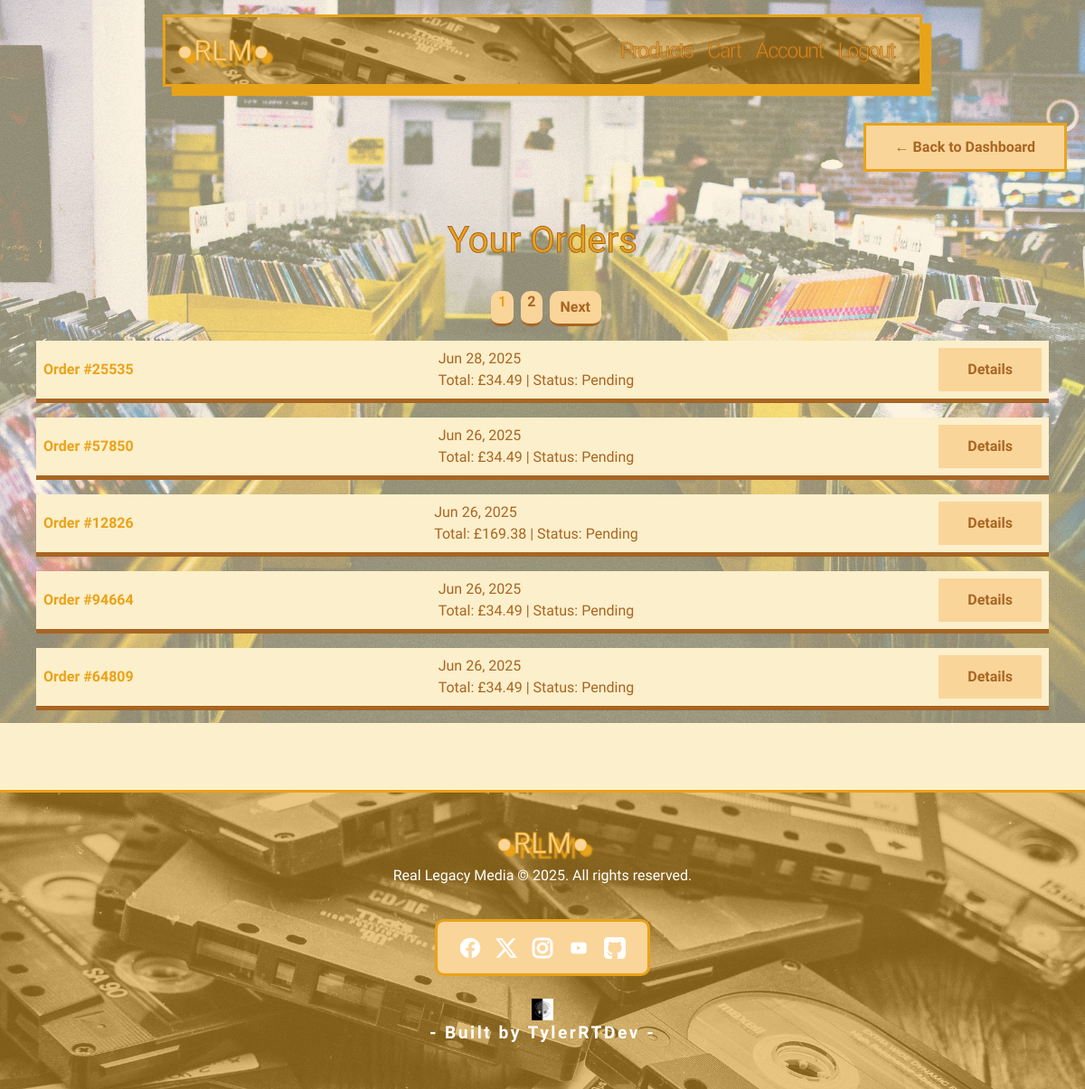
The page /accounts/orders/ (signed in) on the database as committed earlier.
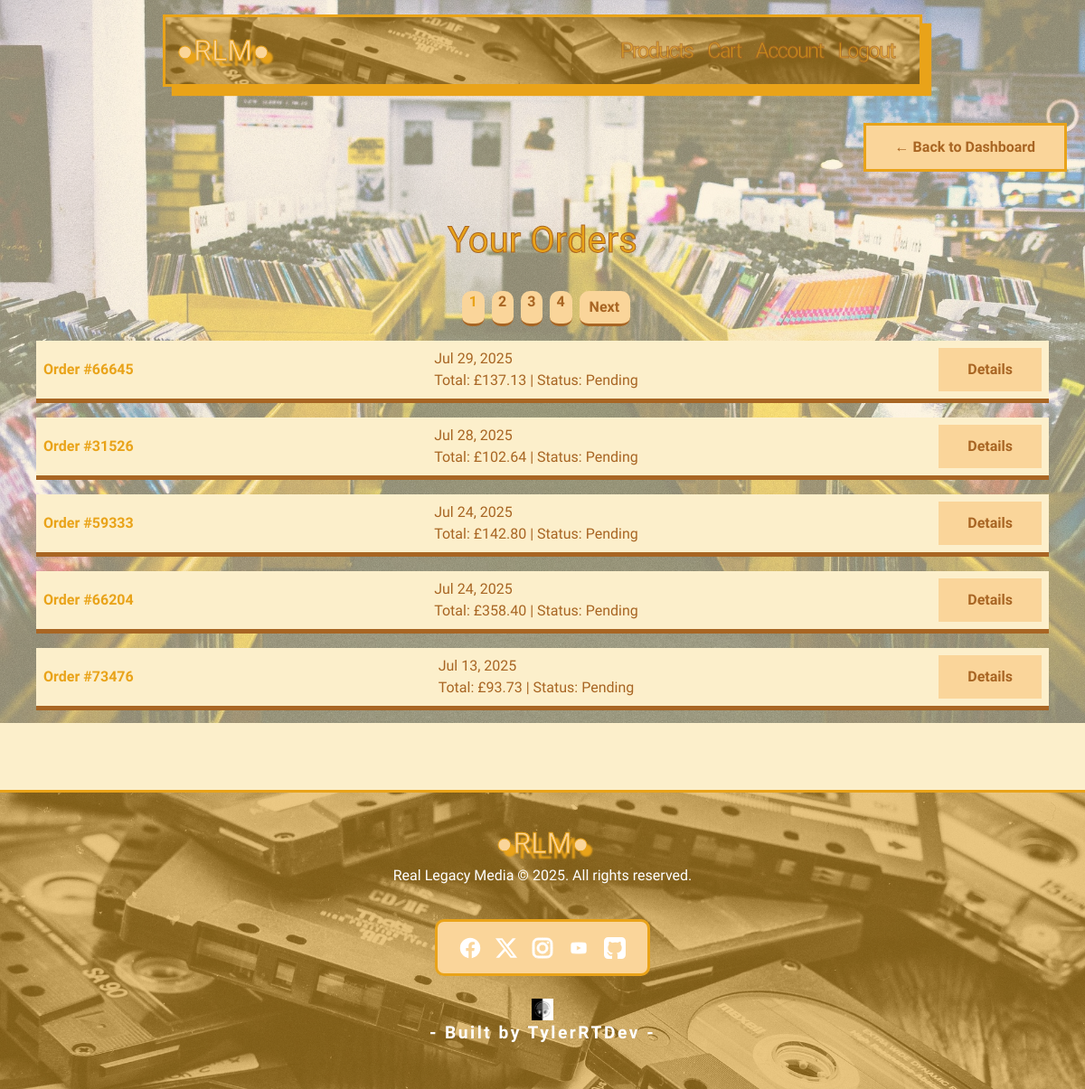
The same page on the database as committed later.
### checkout/models.py (models this page shows, shortened)
class CheckoutOrder(models.Model):
    STATUS_CHOICES = [
        ('pending', 'Pending'),
        ('shipped', 'Shipped'),
        ('delivered', 'Delivered'),
    ]
    user = models.ForeignKey(User, on_delete=models.CASCADE, null=True, blank=True)
    order_number = models.CharField(max_length=5, unique=True, blank=True, null=True)
    guest_email = models.EmailField(blank=True, null=True)
    city = models.CharField(max_length=50, null=True, blank=True)
    postcode = models.CharField(max_length=20, null=True, blank=True)
    total_amount = models.DecimalField(max_digits=10, decimal_places=2)
    status = models.CharField(max_length=20, choices=STATUS_CHOICES, default='pending')
    created_at = models.DateTimeField(auto_now_add=True)
    full_name = models.CharField(max_length=100, null=True, blank=True)
    shipping_address = models.TextField(null=True, blank=True)
    shipping_city = models.CharField(max_length=50, null=True, blank=True)
    shipping_postcode = models.CharField(max_length=20, null=True, blank=True)
    billing_address = models.TextField(null=True, blank=True)
    billing_city = models.CharField(max_length=20,null=True, blank=True)
    billing_postcode = models.CharField(max_length=20,null=True, blank=True)

### accounts/views.py (the view)
# urls.py: path('orders/', views.order_history_view, name='order_history'),
@login_required
def order_history_view(request):
    orders = CheckoutOrder.objects.filter(user=request.user).order_by('-created_at')
    paginator = Paginator(orders, 5)  # Show 5 orders per page
    page_number = request.GET.get('page')
    page_obj = paginator.get_page(page_number)
    return render(request, 'accounts/order_history.html', {
        'orders': orders,
        'page_obj': page_obj
    })

### templates/accounts/order_history.html (shortened to what this page needs)
{% extends 'base.html' %}
{% block content %}
    <div class="back-button d-flex justify-content-end mb-1">
        <a href="{% url 'accounts:profile' %}" class="back-btn-retro">
        <span> ←</span> Back to Dashboard
        </a>
    </div>
    <div class="order-history container py-5">
        <div class="account-orders-title">
            <h1>Your Orders</h1>
        </div>
        <div class="text-center">
            <nav aria-label="Order pagination">
                <ul class="pagination justify-content-center">
                {% for num in page_obj.paginator.page_range %}
                    <li class="page-item {% if page_obj.number == num %}active{% endif %}">
                    <a class="page-link page-num" href="?page={{ num }}">{{ num }}</a>
                    </li>
                {% endfor %}
                {% if page_obj.has_next %}
                    <li class="page-item">
                    <a class="page-link" href="?page={{ page_obj.next_page_number }}">Next</a>
                    </li>
                {% endif %}
                </ul>
            </nav>
        </div>
        {% if page_obj.object_list %}
            <ul class="list-group">
                {% for order in page_obj.object_list %}
                    <li class="list-group-item p-2">
                        <div class="d-flex justify-content-end justify-content-between align-items-center">
                    <strong>Order #{{ order.order_number }}</strong>{{ order.created_at|date:"M d, Y" }}
                    <br>
                    Total: £{{ order.total_amount }} | Status: {{ order.status|capfirst }}
                        <a href="{% url 'accounts:order_detail' order.id %}" class="btn-retro">Details</a>
                    </div>
                </li>
                {% endfor %}
            </ul>
        {% else %}
            <div class="no-orders-text-container d-flex justify-content-center align-items-center flex-column">
                <img src="/static/images/icons/empty-cart.png" alt="Empty order">
                <h5 class="no-orders-text text-center">No orders yet...</h5>
            </div>
        {% endif %}
    </div>
{% endblock %}

Rows that differ between the two databases and show on the page:
no longer on this page (row unchanged): CheckoutOrder: order_number "25535", created_at "Jun 28, 2025", total_amount "34.49", status "Pending"
no longer on this page (row unchanged): CheckoutOrder: order_number "57850", created_at "Jun 26, 2025", total_amount "34.49", status "Pending"
no longer on this page (row unchanged): CheckoutOrder: order_number "12826", created_at "Jun 26, 2025", total_amount "169.38", status "Pending"
no longer on this page (row unchanged): CheckoutOrder: order_number "94664", created_at "Jun 26, 2025", total_amount "34.49", status "Pending"
no longer on this page (row unchanged): CheckoutOrder: order_number "64809", created_at "Jun 26, 2025", total_amount "34.49", status "Pending"
added CheckoutOrder: order_number "66645", created_at "Jul 29, 2025", total_amount "137.13", status "Pending"
added CheckoutOrder: order_number "31526", created_at "Jul 28, 2025", total_amount "102.64", status "Pending"
added CheckoutOrder: order_number "59333", created_at "Jul 24, 2025", total_amount "142.80", status "Pending"
added CheckoutOrder: order_number "66204", created_at "Jul 24, 2025", total_amount "358.40", status "Pending"
added CheckoutOrder: order_number "73476", created_at "Jul 13, 2025", total_amount "93.73", status "Pending"
Other text that changed with them:
new list line: "3"
new list line: "4"
